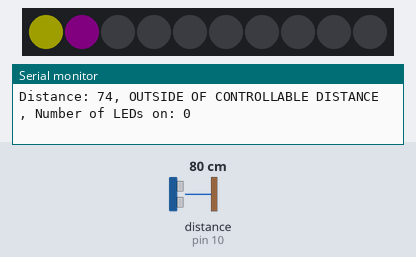
A sketch run on a simulated Arduino Uno, built with avr-gcc and run on an emulated ATmega328P. Shown: 10 RGB LEDs in strip order, left to right, the last lines printed to the serial monitor. Wiring (inferred from the names in the program): ultrasonic range finder: trigger pin 9; echo pin 10. Inputs (shaded band) come from the test bench; at power-on: distance to the obstacle (sensor on pin 10) 80 cm. The echo pulse lasts 58.3 µs per cm; dim RGB values are drawn brighter than linear.

Above: at 1.2 s.
1.3 s: distance to the obstacle (sensor on pin 10) set to 2 cm
At 2.5 s:
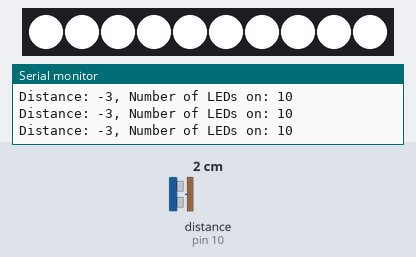
2.8 s: distance to the obstacle (sensor on pin 10) set to 9 cm
At 3.7 s:
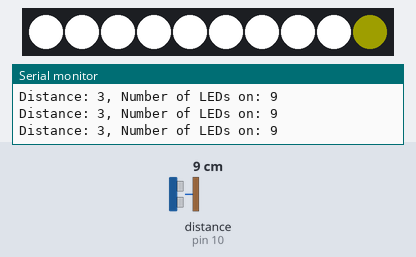
4.3 s: distance to the obstacle (sensor on pin 10) set to 18 cm
At 4.7 s:
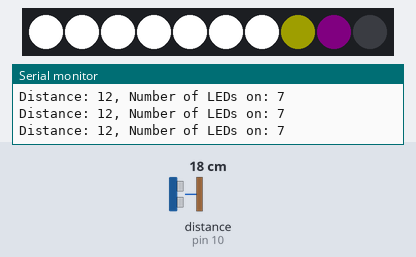
5.8 s: distance to the obstacle (sensor on pin 10) set to 4 cm
At 7.2 s:
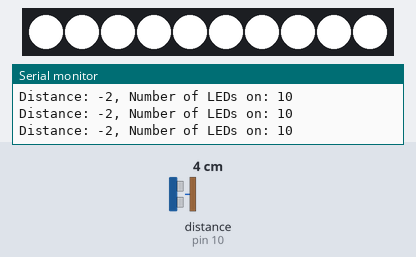
Timing chart, 0 to 8.8 s (numbered marks = the images above; inputs shaded):
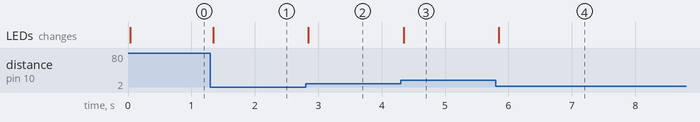

Measured:
- after the input at 1.3 s, the LEDs: change after 0.05 s (image 1)
- after the input at 2.8 s, the LEDs: change after 0.05 s (image 2)
- after the input at 4.3 s, the LEDs: change at once (image 3)
- after the input at 5.8 s, the LEDs: change after 0.05 s (image 4)

The sketch:

Ultrasonic_LED_strip.ino
```cpp
/*
** Title: Ultrasonic_LED_strip
** Purpose: To control a strip of NeoPixels by mapping the distance to your hand (measured by an HC-SR04 ultrasonic sensor)
**          to the number of LEDs turned on in the strip.
** Usage:
**
** Created by: Justas Lukosiunas
*/

//Include required libraries
#include <Adafruit_NeoPixel.h>

//-----------------
//---DEFINITIONS---
//---------------
//Ultrasonic sensor
const int trigPin = 9;
const int echoPin = 10;
const int numb_of_readings = 5;
const int median_index = ceil(numb_of_readings/2);
long duration;
int current_distance;
int dist_read_array[numb_of_readings];
int median_distance;

//LEDs
#define NUM_OF_PIXELS 10
#define LED_PIN 2
Adafruit_NeoPixel strip = Adafruit_NeoPixel(NUM_OF_PIXELS, LED_PIN);
int controllable_distance = 40; // in cm
int ultrasonic_deadspace = 5; //in cm
uint32_t color_on = strip.Color(255, 255, 255);
uint32_t color_off = strip.Color(0, 0, 0);
uint32_t color_30 = strip.Color(30, 30, 0);
uint32_t color_5 = strip.Color(5, 0, 5);
int led_counter;
float leds_off_prop;


//---------------
//---MAIN CODE---
//---------------
void setup() {
  //Ultrasonic
  pinMode(trigPin, OUTPUT); // Sets the trigPin as an Output
  pinMode(echoPin, INPUT); // Sets the echoPin as an Input
  Serial.begin(9600); // Starts the serial communication

  //LEDs
  strip.begin(); //initiliase pin
  strip.show(); //all pixels 'off'
}

void loop() {
  //ULTRASONIC
  // Clears the trigPin
  digitalWrite(trigPin, LOW);
  delayMicroseconds(2);


  for(int j=0;j<numb_of_readings;j++){
    // Sets the trigPin on HIGH state for 10 micro seconds
    digitalWrite(trigPin, HIGH);
    delayMicroseconds(10);
    digitalWrite(trigPin, LOW);

    // Reads the echoPin, returns the sound wave travel time in microseconds
    duration = pulseIn(echoPin, HIGH);

    // Calculating the distance
    current_distance = duration*0.034/2;

    dist_read_array[j] = current_distance;

  }

  sort(dist_read_array,numb_of_readings);
  if (dist_read_array[median_index] < 300)
  {
    median_distance = dist_read_array[median_index] - ultrasonic_deadspace;
  }

  // Prints the distance on the Serial Monitor
  Serial.print("Distance: ");
  Serial.print(median_distance);

  //LEDS


  if(median_distance < controllable_distance)
  {
    leds_off_prop = float(median_distance)/float(controllable_distance);

    led_counter = (1-leds_off_prop)*NUM_OF_PIXELS;
  }
  else
  {
    Serial.print(", OUTSIDE OF CONTROLLABLE DISTANCE ");
    led_counter = 0;
  }

    //Loop that goes through all LEDs and turns them on/off depending on distance
    for(int i=0;i<NUM_OF_PIXELS;i++){
      if(i<led_counter)
        {

          strip.setPixelColor(i, color_on);
        }

      else
        {
          strip.setPixelColor(i, color_off);
        }

    }
    strip.setPixelColor(led_counter, color_30);
    strip.setPixelColor(led_counter+1, color_5);
    strip.show();


  Serial.print(", Number of LEDs on: ");
  Serial.print(led_counter);
  Serial.println(" ");

}

//Function for sorting an array in an increasing order
void sort(int a[], int size) {
    for(int i=0; i<(size-1); i++) {
        for(int o=0; o<(size-(i+1)); o++) {
                if(a[o] > a[o+1]) {
                    int t = a[o];
                    a[o] = a[o+1];
                    a[o+1] = t;
                }
        }
    }
}

//Function
```
